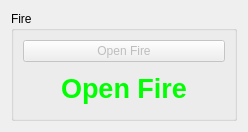
<?xml version="1.0" encoding="UTF-8"?>
<ui version="4.0">
 <class>FrameGunControlFire</class>
 <widget class="QFrame" name="FrameGunControlFire">
  <property name="geometry">
   <rect>
    <x>0</x>
    <y>0</y>
    <width>248</width>
    <height>132</height>
   </rect>
  </property>
  <property name="windowTitle">
   <string>Frame</string>
  </property>
  <layout class="QGridLayout" name="gridLayout">
   <item row="0" column="0">
    <widget class="QGroupBox" name="groupBoxFire">
     <property name="sizePolicy">
      <sizepolicy hsizetype="Preferred" vsizetype="Preferred">
       <horstretch>0</horstretch>
       <verstretch>0</verstretch>
      </sizepolicy>
     </property>
     <property name="styleSheet">
      <string notr="true"/>
     </property>
     <property name="title">
      <string>Fire</string>
     </property>
     <layout class="QGridLayout" name="gridLayout_4">
      <item row="0" column="0">
       <layout class="QVBoxLayout" name="verticalLayout_6" stretch="0,0">
        <property name="spacing">
         <number>6</number>
        </property>
        <property name="topMargin">
         <number>0</number>
        </property>
        <property name="bottomMargin">
         <number>0</number>
        </property>
        <item>
         <widget class="QPushButton" name="pushButtonOpenHoldFire">
          <property name="enabled">
           <bool>false</bool>
          </property>
          <property name="sizePolicy">
           <sizepolicy hsizetype="Minimum" vsizetype="Minimum">
            <horstretch>0</horstretch>
            <verstretch>0</verstretch>
           </sizepolicy>
          </property>
          <property name="text">
           <string>Open Fire</string>
          </property>
         </widget>
        </item>
        <item>
         <widget class="QLabel" name="labelGunFire">
          <property name="sizePolicy">
           <sizepolicy hsizetype="Preferred" vsizetype="Expanding">
            <horstretch>0</horstretch>
            <verstretch>0</verstretch>
           </sizepolicy>
          </property>
          <property name="sizeIncrement">
           <size>
            <width>0</width>
            <height>0</height>
           </size>
          </property>
          <property name="font">
           <font>
            <pointsize>20</pointsize>
            <bold>true</bold>
           </font>
          </property>
          <property name="layoutDirection">
           <enum>Qt::LeftToRight</enum>
          </property>
          <property name="styleSheet">
           <string notr="true">color: rgb(0, 255, 0);</string>
          </property>
          <property name="text">
           <string>Open Fire</string>
          </property>
          <property name="alignment">
           <set>Qt::AlignCenter</set>
          </property>
         </widget>
        </item>
       </layout>
      </item>
     </layout>
    </widget>
   </item>
  </layout>
 </widget>
 <resources/>
 <connections/>
</ui>
